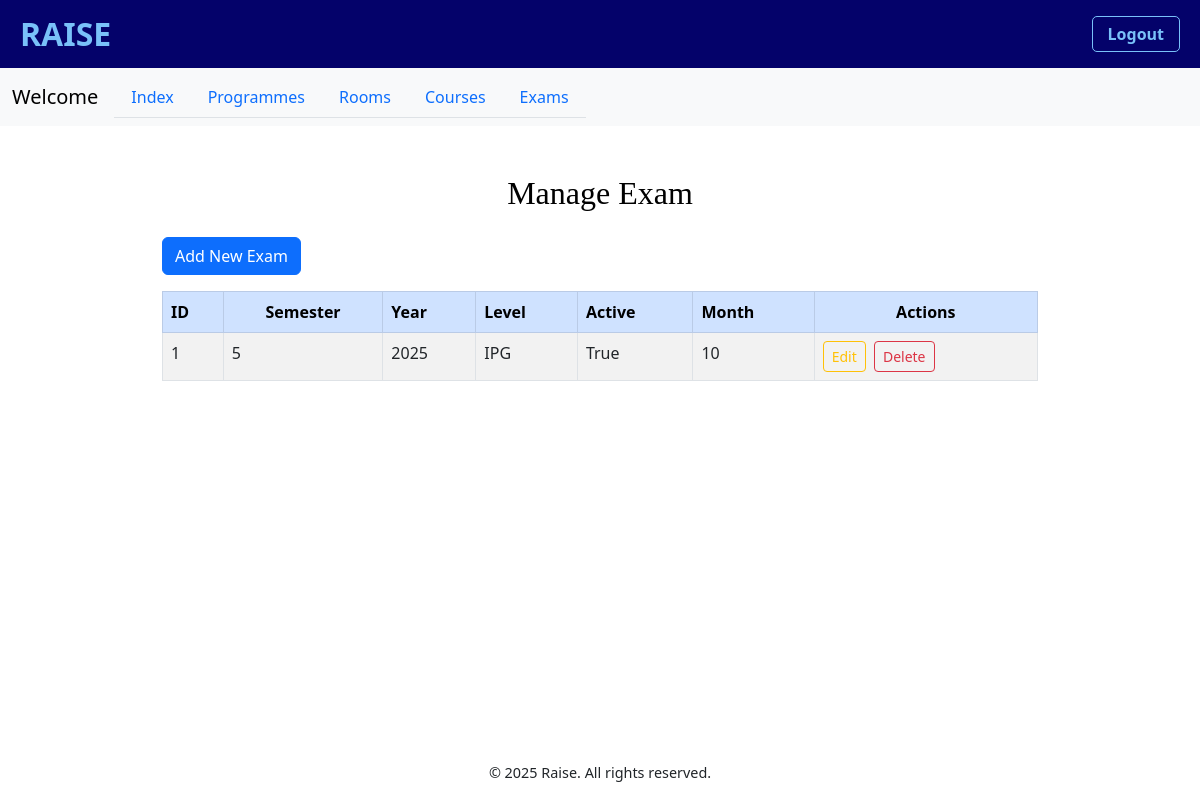
The page /exam_list/ on the database its author committed.
### exam/models.py (models this page shows, shortened)
class Exam(models.Model):
    exam_id = models.AutoField(primary_key=True)
    sem = models.IntegerField()
    year = models.IntegerField()
    level = models.CharField(max_length=50)
    active = models.BooleanField(default=True)
    month = models.CharField(max_length=50)

### exam/views.py (the view)
# urls.py: path('exam_list/', views.exam_list, name='exam_list'),
def exam_list(request):
    exam = Exam.objects.all()
    return render(request, 'exam_list.html', {'exam': exam})

### templates/exam_list.html (shortened to what this page needs)
{% extends 'base.html' %}
{% block content %}
<div class="container mt-5" style="max-width: 900px;">
    <h2 class="text-center mb-4 " style="font-family: 'Poppins', Georgia, 'Times New Roman', Times, serif; color: #000000; font-size: 2rem;">Manage Exam</h2>
    <div class="d-flex justify-content-between mb-3">
        <a href="{% url 'add_exam' %}" class="btn btn-primary">Add New Exam</a>
    </div>
        <table class="table table-striped table-hover table-bordered">
            <thead class="table-primary">
            <tr>
                <th scope="col">ID</th>
                <th scope="col"style="text-align:center;">Semester</th>
                <th scope="col">Year</th>
                <th scope="col">Level</th>
                <th scope="col">Active</th>
                <th scope="col">Month</th>
                <th scope="col" style="text-align: center;">Actions</th>
            </tr>
        </thead>
    <tbody>
        {% for exam in exam %}
        <tr>
            <td>{{ exam.exam_id }}</td>
            <td>{{ exam.sem }}</td>
            <td>{{ exam.year }}</td>
            <td>{{ exam.level }}</td>
            <td>{{ exam.active }}</td>
            <td>{{ exam.month }}</td>
            <td>
                <a href="{% url 'edit_exam' exam.pk %}" class="btn btn-sm btn-outline-warning me-1">Edit</a>
                <a href="{% url 'delete_exam' exam.pk %}" class="btn btn-sm btn-outline-danger">Delete</a>
            </td>
        </tr>
        {% endfor %}
    </tbody>
</table>
{% endblock %}

### rows shown on the page
Exam: exam_id "1", sem "5", year "2025", level "IPG", active "True", month "10"
